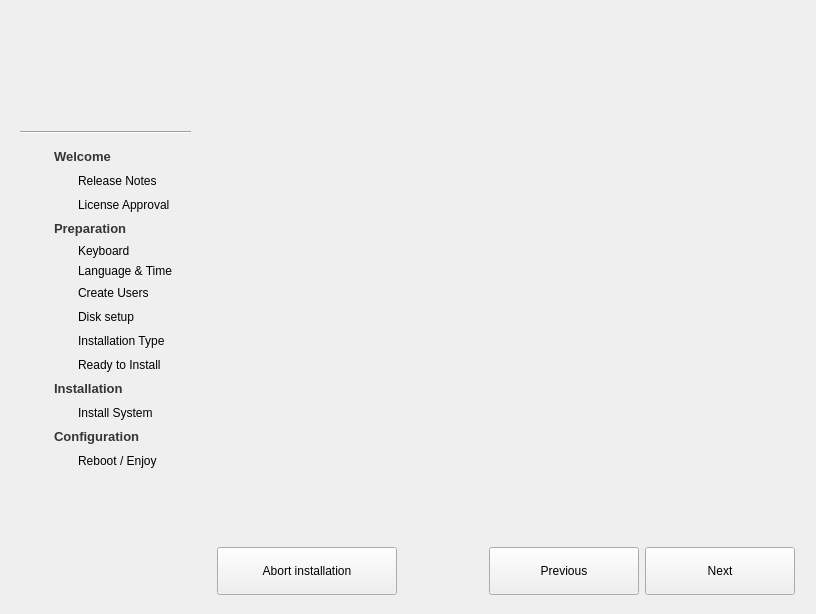
<?xml version="1.0" encoding="UTF-8"?>
<ui version="4.0">
 <class>Base</class>
 <widget class="QWidget" name="Base">
  <property name="geometry">
   <rect>
    <x>0</x>
    <y>0</y>
    <width>812</width>
    <height>612</height>
   </rect>
  </property>
  <property name="maximumSize">
   <size>
    <width>16777215</width>
    <height>16777215</height>
   </size>
  </property>
  <property name="windowTitle">
   <string>Installer</string>
  </property>
  <property name="styleSheet">
   <string notr="true"/>
  </property>
  <layout class="QGridLayout" name="gridLayout_6">
   <item row="0" column="0">
    <widget class="QFrame" name="leftSidebar">
     <property name="sizePolicy">
      <sizepolicy hsizetype="Maximum" vsizetype="Preferred">
       <horstretch>200</horstretch>
       <verstretch>0</verstretch>
      </sizepolicy>
     </property>
     <property name="minimumSize">
      <size>
       <width>190</width>
       <height>0</height>
      </size>
     </property>
     <property name="styleSheet">
      <string notr="true"/>
     </property>
     <property name="frameShape">
      <enum>QFrame::NoFrame</enum>
     </property>
     <property name="frameShadow">
      <enum>QFrame::Plain</enum>
     </property>
     <property name="lineWidth">
      <number>0</number>
     </property>
     <layout class="QVBoxLayout" name="verticalLayout_2">
      <property name="rightMargin">
       <number>10</number>
      </property>
      <property name="bottomMargin">
       <number>0</number>
      </property>
      <item>
       <layout class="QHBoxLayout" name="horizontalLayout_3">
        <property name="topMargin">
         <number>15</number>
        </property>
        <property name="rightMargin">
         <number>0</number>
        </property>
        <property name="bottomMargin">
         <number>10</number>
        </property>
        <item>
         <spacer name="horizontalSpacer">
          <property name="orientation">
           <enum>Qt::Horizontal</enum>
          </property>
          <property name="sizeHint" stdset="0">
           <size>
            <width>40</width>
            <height>20</height>
           </size>
          </property>
         </spacer>
        </item>
        <item>
         <widget class="QLabel" name="topIcon">
          <property name="minimumSize">
           <size>
            <width>80</width>
            <height>80</height>
           </size>
          </property>
          <property name="maximumSize">
           <size>
            <width>80</width>
            <height>80</height>
           </size>
          </property>
          <property name="text">
           <string/>
          </property>
          <property name="pixmap">
           <pixmap resource="../installer.qrc">:/Images/images/install.png</pixmap>
          </property>
          <property name="scaledContents">
           <bool>true</bool>
          </property>
         </widget>
        </item>
        <item>
         <spacer name="horizontalSpacer_2">
          <property name="orientation">
           <enum>Qt::Horizontal</enum>
          </property>
          <property name="sizeHint" stdset="0">
           <size>
            <width>40</width>
            <height>20</height>
           </size>
          </property>
         </spacer>
        </item>
       </layout>
      </item>
      <item>
       <widget class="Line" name="line">
        <property name="orientation">
         <enum>Qt::Horizontal</enum>
        </property>
       </widget>
      </item>
      <item>
       <layout class="QGridLayout" name="gridLayout_2">
        <property name="leftMargin">
         <number>8</number>
        </property>
        <property name="topMargin">
         <number>8</number>
        </property>
        <property name="bottomMargin">
         <number>4</number>
        </property>
        <item row="0" column="0">
         <layout class="QGridLayout" name="gridLayout">
          <property name="leftMargin">
           <number>2</number>
          </property>
          <item row="0" column="0">
           <widget class="QLabel" name="welcomeIcon">
            <property name="minimumSize">
             <size>
              <width>18</width>
              <height>18</height>
             </size>
            </property>
            <property name="maximumSize">
             <size>
              <width>18</width>
              <height>18</height>
             </size>
            </property>
            <property name="text">
             <string/>
            </property>
           </widget>
          </item>
          <item row="0" column="1" colspan="2">
           <widget class="QLabel" name="label_2">
            <property name="text">
             <string>&lt;!DOCTYPE HTML PUBLIC &quot;-//W3C//DTD HTML 4.0//EN&quot; &quot;http://www.w3.org/TR/REC-html40/strict.dtd&quot;&gt;
&lt;html&gt;&lt;head&gt;&lt;meta name=&quot;qrichtext&quot; content=&quot;1&quot; /&gt;&lt;style type=&quot;text/css&quot;&gt;
p, li { white-space: pre-wrap; }
&lt;/style&gt;&lt;/head&gt;&lt;body style=&quot; font-family:'Sans Serif'; font-size:10pt; font-weight:400; font-style:normal;&quot;&gt;
&lt;p style=&quot; margin-top:0px; margin-bottom:0px; margin-left:0px; margin-right:0px; -qt-block-indent:0; text-indent:0px;&quot;&gt;&lt;span style=&quot; font-weight:600; color:#343434;&quot;&gt;Welcome&lt;/span&gt;&lt;/p&gt;&lt;/body&gt;&lt;/html&gt;</string>
            </property>
           </widget>
          </item>
          <item row="1" column="1">
           <widget class="QLabel" name="releaseIcon">
            <property name="minimumSize">
             <size>
              <width>18</width>
              <height>18</height>
             </size>
            </property>
            <property name="maximumSize">
             <size>
              <width>18</width>
              <height>18</height>
             </size>
            </property>
            <property name="text">
             <string/>
            </property>
           </widget>
          </item>
          <item row="1" column="2">
           <widget class="QLabel" name="label_3">
            <property name="text">
             <string>Release Notes</string>
            </property>
           </widget>
          </item>
          <item row="2" column="1">
           <widget class="QLabel" name="licenseIcon">
            <property name="minimumSize">
             <size>
              <width>18</width>
              <height>18</height>
             </size>
            </property>
            <property name="maximumSize">
             <size>
              <width>18</width>
              <height>18</height>
             </size>
            </property>
            <property name="text">
             <string/>
            </property>
           </widget>
          </item>
          <item row="2" column="2">
           <widget class="QLabel" name="licenseLabel">
            <property name="text">
             <string>License Approval</string>
            </property>
           </widget>
          </item>
         </layout>
        </item>
        <item row="2" column="0">
         <layout class="QGridLayout" name="gridLayout_4">
          <property name="leftMargin">
           <number>2</number>
          </property>
          <item row="0" column="0">
           <widget class="QLabel" name="installationIcon">
            <property name="minimumSize">
             <size>
              <width>18</width>
              <height>18</height>
             </size>
            </property>
            <property name="maximumSize">
             <size>
              <width>18</width>
              <height>18</height>
             </size>
            </property>
            <property name="text">
             <string/>
            </property>
           </widget>
          </item>
          <item row="0" column="1" colspan="2">
           <widget class="QLabel" name="label_11">
            <property name="text">
             <string>&lt;!DOCTYPE HTML PUBLIC &quot;-//W3C//DTD HTML 4.0//EN&quot; &quot;http://www.w3.org/TR/REC-html40/strict.dtd&quot;&gt;
&lt;html&gt;&lt;head&gt;&lt;meta name=&quot;qrichtext&quot; content=&quot;1&quot; /&gt;&lt;style type=&quot;text/css&quot;&gt;
p, li { white-space: pre-wrap; }
&lt;/style&gt;&lt;/head&gt;&lt;body style=&quot; font-family:'Sans Serif'; font-size:10pt; font-weight:400; font-style:normal;&quot;&gt;
&lt;p style=&quot; margin-top:0px; margin-bottom:0px; margin-left:0px; margin-right:0px; -qt-block-indent:0; text-indent:0px;&quot;&gt;&lt;span style=&quot; font-weight:600; color:#343434;&quot;&gt;Installation&lt;/span&gt;&lt;/p&gt;&lt;/body&gt;&lt;/html&gt;</string>
            </property>
           </widget>
          </item>
          <item row="1" column="1">
           <widget class="QLabel" name="installSystemIcon">
            <property name="minimumSize">
             <size>
              <width>18</width>
              <height>18</height>
             </size>
            </property>
            <property name="maximumSize">
             <size>
              <width>18</width>
              <height>18</height>
             </size>
            </property>
            <property name="text">
             <string/>
            </property>
           </widget>
          </item>
          <item row="1" column="2">
           <widget class="QLabel" name="label_13">
            <property name="text">
             <string>Install System</string>
            </property>
           </widget>
          </item>
         </layout>
        </item>
        <item row="3" column="0">
         <layout class="QGridLayout" name="gridLayout_5">
          <property name="leftMargin">
           <number>2</number>
          </property>
          <item row="0" column="0">
           <widget class="QLabel" name="configurationIcon">
            <property name="minimumSize">
             <size>
              <width>18</width>
              <height>18</height>
             </size>
            </property>
            <property name="maximumSize">
             <size>
              <width>18</width>
              <height>18</height>
             </size>
            </property>
            <property name="text">
             <string/>
            </property>
           </widget>
          </item>
          <item row="0" column="1" colspan="2">
           <widget class="QLabel" name="label_14">
            <property name="text">
             <string>&lt;!DOCTYPE HTML PUBLIC &quot;-//W3C//DTD HTML 4.0//EN&quot; &quot;http://www.w3.org/TR/REC-html40/strict.dtd&quot;&gt;
&lt;html&gt;&lt;head&gt;&lt;meta name=&quot;qrichtext&quot; content=&quot;1&quot; /&gt;&lt;style type=&quot;text/css&quot;&gt;
p, li { white-space: pre-wrap; }
&lt;/style&gt;&lt;/head&gt;&lt;body style=&quot; font-family:'Sans Serif'; font-size:10pt; font-weight:400; font-style:normal;&quot;&gt;
&lt;p style=&quot; margin-top:0px; margin-bottom:0px; margin-left:0px; margin-right:0px; -qt-block-indent:0; text-indent:0px;&quot;&gt;&lt;span style=&quot; font-weight:600; color:#343434;&quot;&gt;Configuration&lt;/span&gt;&lt;/p&gt;&lt;/body&gt;&lt;/html&gt;</string>
            </property>
           </widget>
          </item>
          <item row="3" column="2">
           <widget class="QLabel" name="label_16">
            <property name="text">
             <string>Reboot / Enjoy</string>
            </property>
           </widget>
          </item>
          <item row="3" column="1">
           <widget class="QLabel" name="doneIcon">
            <property name="minimumSize">
             <size>
              <width>18</width>
              <height>18</height>
             </size>
            </property>
            <property name="maximumSize">
             <size>
              <width>18</width>
              <height>18</height>
             </size>
            </property>
            <property name="text">
             <string/>
            </property>
           </widget>
          </item>
         </layout>
        </item>
        <item row="4" column="0">
         <spacer name="verticalSpacer">
          <property name="orientation">
           <enum>Qt::Vertical</enum>
          </property>
          <property name="sizeHint" stdset="0">
           <size>
            <width>20</width>
            <height>40</height>
           </size>
          </property>
         </spacer>
        </item>
        <item row="0" column="1">
         <spacer name="horizontalSpacer_4">
          <property name="orientation">
           <enum>Qt::Horizontal</enum>
          </property>
          <property name="sizeType">
           <enum>QSizePolicy::Fixed</enum>
          </property>
          <property name="sizeHint" stdset="0">
           <size>
            <width>5</width>
            <height>20</height>
           </size>
          </property>
         </spacer>
        </item>
        <item row="5" column="0">
         <widget class="QLabel" name="buildSignatureLabel">
          <property name="text">
           <string/>
          </property>
          <property name="alignment">
           <set>Qt::AlignCenter</set>
          </property>
         </widget>
        </item>
        <item row="1" column="0">
         <layout class="QGridLayout" name="gridLayout_8">
          <property name="leftMargin">
           <number>2</number>
          </property>
          <item row="5" column="1">
           <widget class="QLabel" name="keyboardIcon">
            <property name="text">
             <string/>
            </property>
           </widget>
          </item>
          <item row="6" column="2">
           <widget class="QLabel" name="label_24">
            <property name="text">
             <string>Language &amp; Time</string>
            </property>
           </widget>
          </item>
          <item row="0" column="0">
           <widget class="QLabel" name="preparationIcon">
            <property name="minimumSize">
             <size>
              <width>18</width>
              <height>18</height>
             </size>
            </property>
            <property name="maximumSize">
             <size>
              <width>18</width>
              <height>18</height>
             </size>
            </property>
            <property name="text">
             <string/>
            </property>
           </widget>
          </item>
          <item row="6" column="1">
           <widget class="QLabel" name="localeIcon">
            <property name="text">
             <string/>
            </property>
           </widget>
          </item>
          <item row="7" column="2">
           <widget class="QLabel" name="label_15">
            <property name="text">
             <string>Create Users</string>
            </property>
           </widget>
          </item>
          <item row="7" column="1">
           <widget class="QLabel" name="createuserIcon">
            <property name="minimumSize">
             <size>
              <width>18</width>
              <height>18</height>
             </size>
            </property>
            <property name="maximumSize">
             <size>
              <width>18</width>
              <height>18</height>
             </size>
            </property>
            <property name="text">
             <string/>
            </property>
           </widget>
          </item>
          <item row="10" column="2">
           <widget class="QLabel" name="label_21">
            <property name="text">
             <string>Ready to Install</string>
            </property>
           </widget>
          </item>
          <item row="10" column="1">
           <widget class="QLabel" name="readyInstallIcon">
            <property name="minimumSize">
             <size>
              <width>18</width>
              <height>18</height>
             </size>
            </property>
            <property name="maximumSize">
             <size>
              <width>18</width>
              <height>18</height>
             </size>
            </property>
            <property name="text">
             <string/>
            </property>
           </widget>
          </item>
          <item row="8" column="1">
           <widget class="QLabel" name="partitioningIcon">
            <property name="minimumSize">
             <size>
              <width>18</width>
              <height>18</height>
             </size>
            </property>
            <property name="maximumSize">
             <size>
              <width>18</width>
              <height>18</height>
             </size>
            </property>
            <property name="text">
             <string/>
            </property>
           </widget>
          </item>
          <item row="5" column="2">
           <widget class="QLabel" name="keyboardLabel">
            <property name="text">
             <string>Keyboard</string>
            </property>
           </widget>
          </item>
          <item row="8" column="2">
           <widget class="QLabel" name="label_25">
            <property name="text">
             <string>Disk setup</string>
            </property>
           </widget>
          </item>
          <item row="0" column="1" colspan="2">
           <widget class="QLabel" name="label_26">
            <property name="text">
             <string>&lt;!DOCTYPE HTML PUBLIC &quot;-//W3C//DTD HTML 4.0//EN&quot; &quot;http://www.w3.org/TR/REC-html40/strict.dtd&quot;&gt;
&lt;html&gt;&lt;head&gt;&lt;meta name=&quot;qrichtext&quot; content=&quot;1&quot; /&gt;&lt;style type=&quot;text/css&quot;&gt;
p, li { white-space: pre-wrap; }
&lt;/style&gt;&lt;/head&gt;&lt;body style=&quot; font-family:'Sans Serif'; font-size:10pt; font-weight:400; font-style:normal;&quot;&gt;
&lt;p style=&quot; margin-top:0px; margin-bottom:0px; margin-left:0px; margin-right:0px; -qt-block-indent:0; text-indent:0px;&quot;&gt;&lt;span style=&quot; font-weight:600; color:#343434;&quot;&gt;Preparation&lt;/span&gt;&lt;/p&gt;&lt;/body&gt;&lt;/html&gt;</string>
            </property>
           </widget>
          </item>
          <item row="9" column="2">
           <widget class="QLabel" name="label">
            <property name="text">
             <string>Installation Type</string>
            </property>
           </widget>
          </item>
          <item row="9" column="1">
           <widget class="QLabel" name="installationTypeIcon">
            <property name="minimumSize">
             <size>
              <width>18</width>
              <height>18</height>
             </size>
            </property>
            <property name="maximumSize">
             <size>
              <width>18</width>
              <height>18</height>
             </size>
            </property>
            <property name="text">
             <string/>
            </property>
           </widget>
          </item>
         </layout>
        </item>
       </layout>
      </item>
     </layout>
    </widget>
   </item>
   <item row="0" column="1">
    <layout class="QVBoxLayout" name="verticalLayout_3">
     <property name="leftMargin">
      <number>10</number>
     </property>
     <property name="topMargin">
      <number>10</number>
     </property>
     <property name="rightMargin">
      <number>10</number>
     </property>
     <property name="bottomMargin">
      <number>0</number>
     </property>
     <item>
      <widget class="QStackedWidget" name="stackedWidget">
       <property name="enabled">
        <bool>true</bool>
       </property>
       <property name="minimumSize">
        <size>
         <width>578</width>
         <height>520</height>
        </size>
       </property>
       <property name="maximumSize">
        <size>
         <width>16777215</width>
         <height>16777215</height>
        </size>
       </property>
       <widget class="QWidget" name="page_2"/>
      </widget>
     </item>
     <item>
      <layout class="QHBoxLayout" name="horizontalLayout">
       <property name="bottomMargin">
        <number>8</number>
       </property>
       <item>
        <widget class="QPushButton" name="abortButton">
         <property name="sizePolicy">
          <sizepolicy hsizetype="Minimum" vsizetype="Minimum">
           <horstretch>0</horstretch>
           <verstretch>0</verstretch>
          </sizepolicy>
         </property>
         <property name="minimumSize">
          <size>
           <width>180</width>
           <height>48</height>
          </size>
         </property>
         <property name="text">
          <string>Abort installation</string>
         </property>
        </widget>
       </item>
       <item>
        <spacer name="horizontalSpacer_3">
         <property name="orientation">
          <enum>Qt::Horizontal</enum>
         </property>
         <property name="sizeHint" stdset="0">
          <size>
           <width>40</width>
           <height>20</height>
          </size>
         </property>
        </spacer>
       </item>
       <item>
        <widget class="QPushButton" name="previousButton">
         <property name="sizePolicy">
          <sizepolicy hsizetype="Minimum" vsizetype="Minimum">
           <horstretch>0</horstretch>
           <verstretch>0</verstretch>
          </sizepolicy>
         </property>
         <property name="minimumSize">
          <size>
           <width>150</width>
           <height>48</height>
          </size>
         </property>
         <property name="text">
          <string comment="Previous Page">Previous</string>
         </property>
        </widget>
       </item>
       <item>
        <widget class="QPushButton" name="nextButton">
         <property name="sizePolicy">
          <sizepolicy hsizetype="Minimum" vsizetype="Minimum">
           <horstretch>0</horstretch>
           <verstretch>0</verstretch>
          </sizepolicy>
         </property>
         <property name="minimumSize">
          <size>
           <width>150</width>
           <height>48</height>
          </size>
         </property>
         <property name="text">
          <string comment="Next Page">Next</string>
         </property>
        </widget>
       </item>
      </layout>
     </item>
    </layout>
   </item>
  </layout>
 </widget>
 <resources>
  <include location="../installer.qrc"/>
  <include location="../installer.qrc"/>
 </resources>
 <connections/>
</ui>
